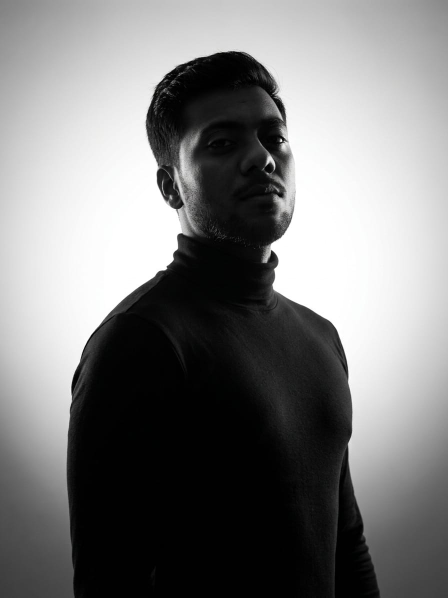
#> input picture ph.jpeg, 896 x 1195 px (shown at 1/2 size); its folder holds 4 pictures in this run
$ python generate_banner_svg.py
#> lines starting #> are read from the running program, lines starting #| are printed output that depends on the picture; after the words box and inside, x2 and y2 are one past the last pixel; in counts of white or black regions, pixels touching at a corner belong together
#!/usr/bin/env python3
"""
Banner Generator for Rachit Kushwaha's GitHub Profile
Generates high-performance, dark.svg and light.svg SVGs with:
1. 300x340 Floyd-Steinberg dithered portrait (background-segmented in dark mode).
2. ~60 group global shimmering intro animation (3.2s, once).
3. 14.2s loop with ~94 organic drift bands (2D Gaussian noise sigma ~4).
4. ~900 traveller dots morphing between Java, Spring Boot, and Apache Kafka logos via Optimal Transport.
5. Locked SYSTEM.INFO panel with programmatic dotted leaders and textLength attributes.
"""

import os
import sys
import math
import numpy as np
from PIL import Image, ImageOps, ImageFilter, ImageEnhance
from scipy import ndimage
from scipy.optimize import linear_sum_assignment

# Set random seed for reproducibility
np.random.seed(890)

# Directory setup
HERE = os.path.dirname(os.path.abspath(__file__))
REPO_DIR = os.path.abspath(os.path.join(HERE, ".."))
PHOTO_PATH = os.path.join(REPO_DIR, "ph.jpeg")

# --- Layout Parameters ---
CANVAS_W = 1180
CANVAS_H = 610

# Left frame (VISUAL.MAP)
LEFT_FRAME_X = 24
LEFT_FRAME_Y = 24
LEFT_FRAME_W = 448
LEFT_FRAME_H = 562

# Portrait grid area inside VISUAL.MAP
PORTRAIT_X0 = 36
PORTRAIT_Y0 = 72
PORTRAIT_W = 424
PORTRAIT_H = 500
COLS = 300
ROWS = 340
CW = PORTRAIT_W / COLS  # ~1.4133
CH = PORTRAIT_H / ROWS  # ~1.4705

# Right frame (SYSTEM.INFO)
RIGHT_FRAME_X = 492
RIGHT_FRAME_Y = 24
RIGHT_FRAME_W = 664
RIGHT_FRAME_H = 562

# --- Color Palettes ---
PALETTES = {
    "dark": {
        "BG": "#0A101F",
        "PANEL_BG": "#0F172A",
        "FRAME": "#1E293B",
        "PORTRAIT": "#A78BFA",      # Violet
        "CHROME": "#22D3EE",        # Cyan
        "ACCENT": "#10B981",        # Emerald
        "TEXT_MUTED": "#64748B",
        "TEXT_MAIN": "#F8FAFC",
        "LABEL_COLOR": "#94A3B8",
        "LEADER": "#1E293B",
        "LIVE_BG": "#EF4444",
        "LIVE_PULSE": "rgba(239, 68, 68, 0.4)",
        "PILL_BG": "#1E293B",
        "PILL_BORDER": "#22D3EE"
    },
    "light": {
        "BG": "#FFFFFF",
        "PANEL_BG": "#F8FAFC",
        "FRAME": "#E2E8F0",
        "PORTRAIT": "#7C3AED",      # Deep Violet
        "CHROME": "#0891B2",        # Deep Cyan
        "ACCENT": "#10B981",        # Emerald
        "TEXT_MUTED": "#64748B",
        "TEXT_MAIN": "#0F172A",
        "LABEL_COLOR": "#475569",
        "LEADER": "#E2E8F0",
        "LIVE_BG": "#EF4444",
        "LIVE_PULSE": "rgba(239, 68, 68, 0.4)",
        "PILL_BG": "#F1F5F9",
        "PILL_BORDER": "#0891B2"
    }
}


def load_and_preprocess_photo(photo_path):
    """Crop head & shoulders, segment background for dark mode, enhance grayscale."""
#> called with photo_path = 'ph.jpeg'
    img = Image.open(photo_path).convert("RGB")
#> img is the input picture: PIL image 896x1195 RGB; mean R, G, B 124.9, 124.9, 124.9
    w, h = img.size

    # Crop head + shoulders (target aspect ratio 300:340)
    crop_w = int(w * 0.85)
    crop_h = int(crop_w * ROWS / COLS)
    if crop_h > h:
        crop_h = int(h * 0.95)
        crop_w = int(crop_h * COLS / ROWS)

    left = int((w - crop_w) / 2)
    top = int(h * 0.04)
    cropped = img.crop((left, top, left + crop_w, top + crop_h))
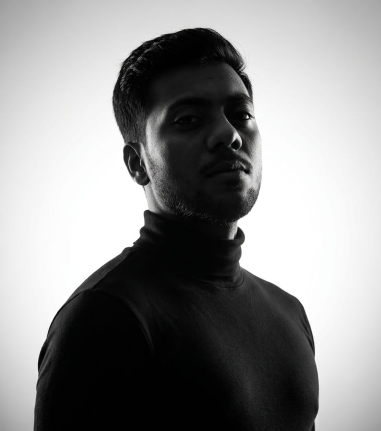
#> cropped: PIL image 761x862 RGB (shown at 1/2 size); mean R, G, B 142.7, 142.7, 142.7

    # Background segmentation (color distance threshold + morphological closing + fill holes)
    arr = np.array(cropped, dtype=float)
    bg_sample = np.mean([arr[:10, :10], arr[:10, -10:], arr[-10:, :10], arr[-10:, -10:]], axis=(0, 1, 2))
#> bg_sample = [158.3, 158.3, 158.3]
    color_dist = np.linalg.norm(arr - bg_sample, axis=2)
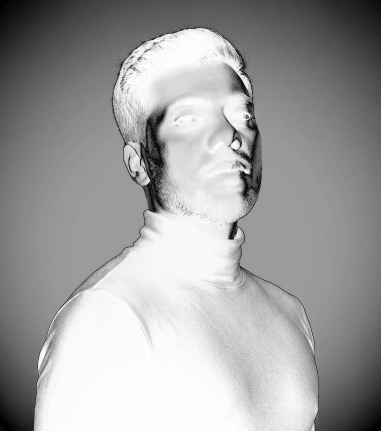
#> color_dist: shape (862, 761) float64 (shown at 1/2 size); min 0.541, max 274.2, mean 172.2; drawn with min black and max white

    raw_mask = color_dist > 28
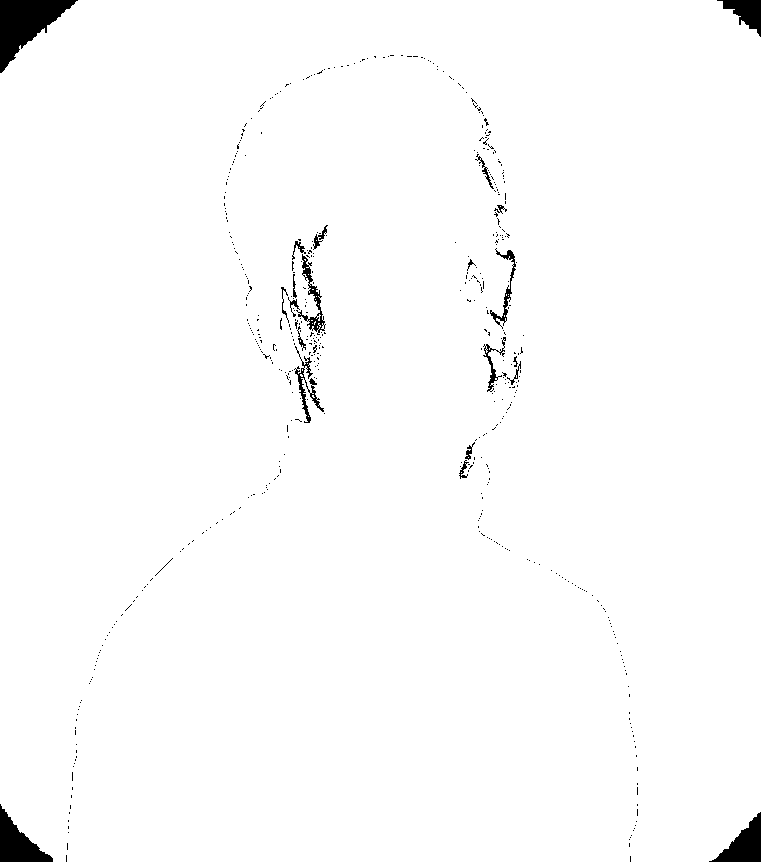
#> raw_mask: shape (862, 761) bool; 98.5% white; 531 black regions (510 under 20 px), largest, box (x1, y1, x2, y2) and area: (0, 0, 78, 73) 2702, (0, 804, 53, 862) 1433, (709, 812, 761, 862) 1218
    closed_mask = ndimage.binary_closing(raw_mask, structure=np.ones((9, 9)))
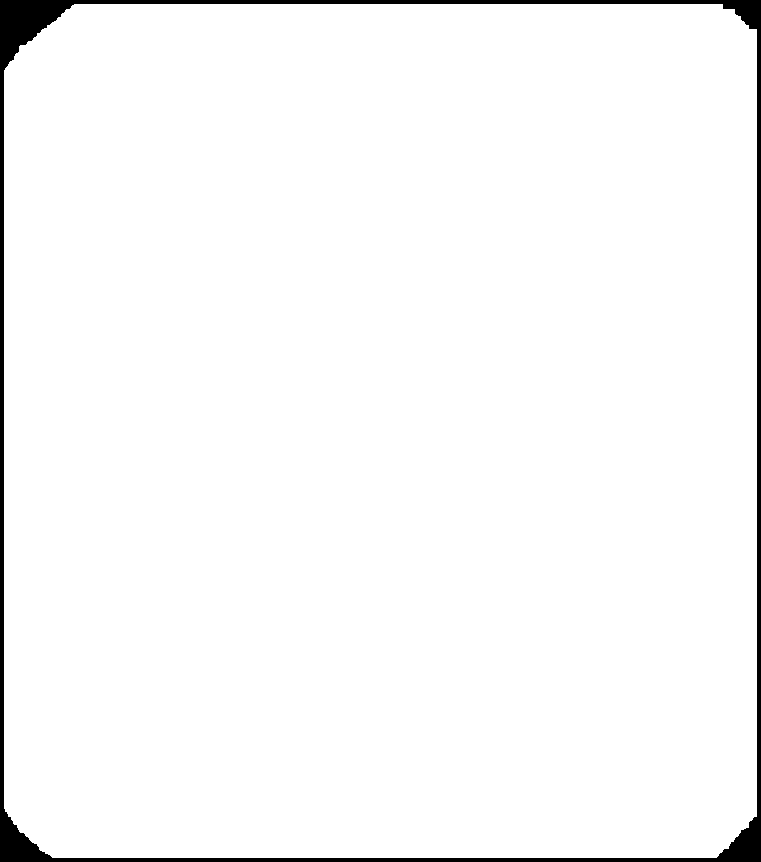
#> closed_mask: shape (862, 761) bool; 97.4% white; 1 black region, box (x1, y1, x2, y2) and area: (0, 0, 761, 862) 17361
    filled_mask = ndimage.binary_fill_holes(closed_mask)
    labeled, num_features = ndimage.label(filled_mask)
#> num_features = 1
    if num_features > 0:
        sizes = ndimage.sum(filled_mask, labeled, range(1, num_features + 1))
#> sizes = [638621]
        largest_label = np.argmax(sizes) + 1
#> largest_label = 1
        subject_mask_full = (labeled == largest_label)
    else:
        subject_mask_full = filled_mask

    mask_img = Image.fromarray((subject_mask_full * 255).astype(np.uint8)).resize((COLS, ROWS), Image.NEAREST)
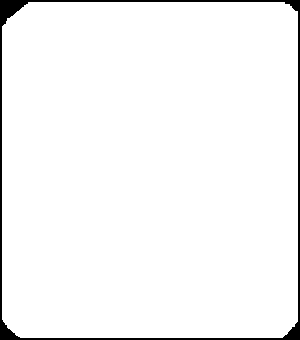
#> mask_img: PIL image 300x340 L; 96.9% white; 1 black region, box (x1, y1, x2, y2) and area: (0, 0, 300, 340) 3180
    mask_grid = np.array(mask_img) > 128

    # Grayscale enhancement
    gray = cropped.convert("L")
#> (the rest of the program and of its run is left out)
